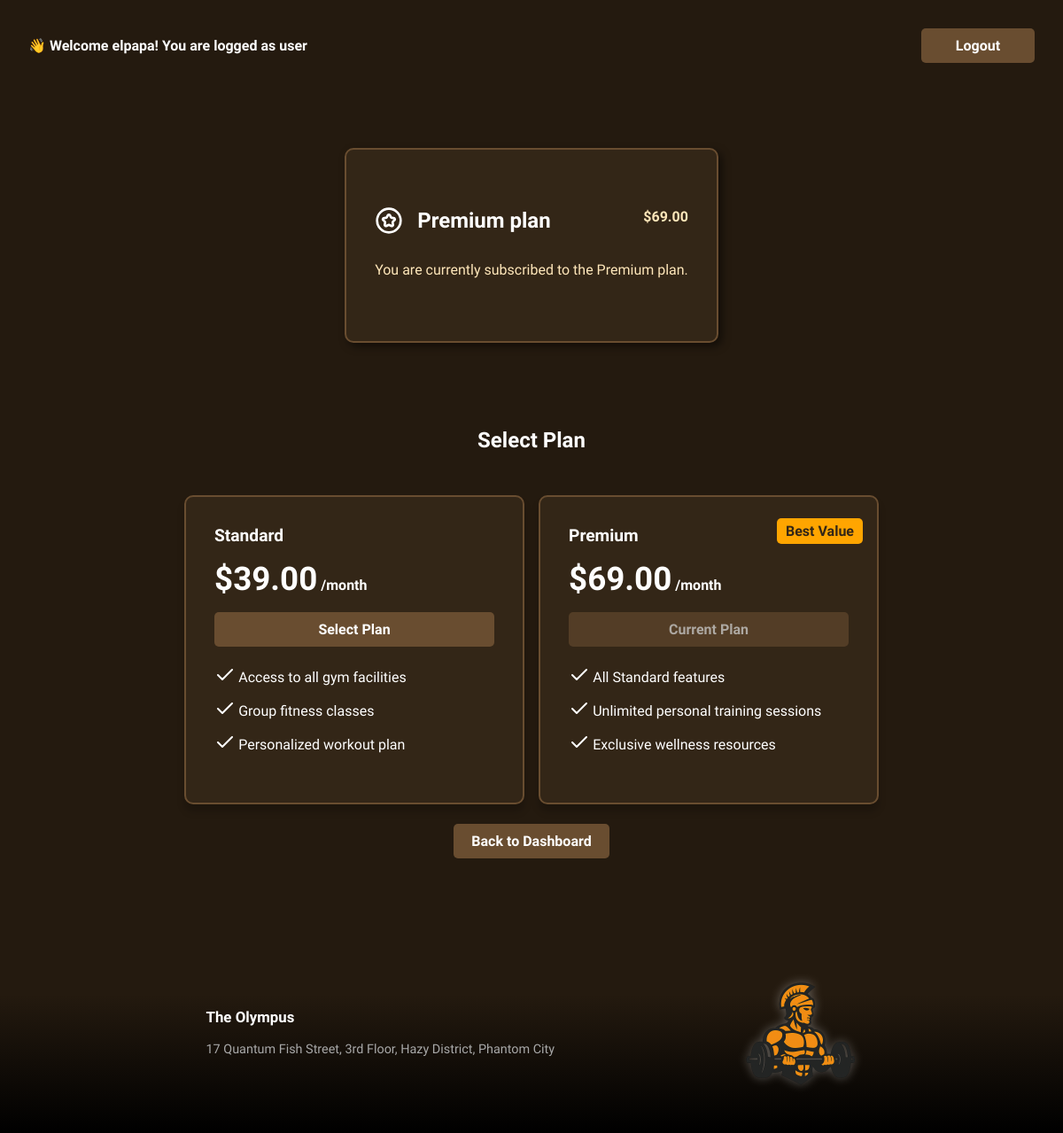
The app's page /change-plan/ (signed in) with its own data.
### the_olympus/models.py (models this page shows, shortened)
class Profile(AbstractUser):
    plan = models.ForeignKey('Plan', on_delete=models.CASCADE, null=True, blank=True)
    role = models.CharField(max_length=20, choices=[('user', 'User'), ('admin', 'Admin')], default='user')
    deleted_at = models.DateTimeField(null=True, blank=True)
    bank_account = models.CharField(max_length=30, null=False, blank=False)

class Plan(models.Model):
    name = models.CharField(max_length=20)
    price = models.DecimalField(max_digits=6, decimal_places=2)
    features = models.JSONField(default=list)
    is_premium = models.BooleanField(default=False)

### the_olympus/views.py (the view, shortened to what this page needs)
# urls.py: path('change-plan/', change_plan, name='change_plan'),
@login_required
def change_plan(request):
    plans = Plan.objects.all()
    context = {
        'plans': plans,
        'current_plan': request.user.plan
    }
    return render(request, 'the_olympus/change_plan.html', context)

### the_olympus/templates/the_olympus/change_plan.html (shortened to what this page needs)
{% extends "the_olympus/_base.html" %} {% load static %} {% block content %}
<main class="panel-container">
  <div class="cards-container" style="justify-content: center;">
    <section class="card card--plan">
      <header class="card__header">
        <h2 class="card__title">
          <span class="card__title-text">{{ user.plan.name }} plan</span>
          <span class="card__price">${{ user.plan.price }}</span>
        </h2>
      </header>
      <div class="card__body">
        <p class="card__info">
          You are currently subscribed to the {{ user.plan.name }} plan.
        </p>
      </div>
    </section>
  </div>
  <section class="plans" id="plans">
  <h2 class="section__title">Select Plan</h2>
  <div class="plans__plans-container">
    {% for plan in plans %}
    <div class="plans-container__plan-card">
      {% if plan.is_premium %}
      <span class="plan-card__badge">Best Value</span>
      {% endif %}
      <h3 class="plan-card__title">{{ plan.name }}</h3>
      <p class="plan-card__price">
        <span class="price__number">${{ plan.price }}</span> /month
      </p>
      <form method="post">
          {% if current_plan and plan.id == current_plan.id %}
          <button type="button" class="button button--secondary" disabled style="width: 100%; opacity: 0.6; cursor: not-allowed;">
              Current Plan
            </button>
            {% else %}
            <button type="submit" name="plan_id" value="{{ plan.id }}" class="button button--primary clickable" style="width: 100%;">
              Select Plan
            </button>
            {% endif %}
        </form>
      <ul class="plan-card__features">
        {% for plan_feature in plan.features %}
        <li class="plan-card__feature">
          <span><img src="{% static 'the_olympus/icons/check.svg' %}" /></span>
          <span>{{ plan_feature }}</span>
        </li>
        {% endfor %}
      </ul>
    </div>
    {% endfor %}
  </div>
  <div style="text-align: center; margin-top: 2rem;">
      <a href="{% url 'dashboard' %}" class="button button--secondary clickable">
        Back to Dashboard
      </a>
    </div>
</section>
</main>
{% endblock %}

### the_olympus/templates/the_olympus/_base.html (shortened to what this page needs)
{% load static %}
<!doctype html>
<html lang="en">
  <head>
    <link
      rel="stylesheet"
      href="{% static 'the_olympus/styles/styles.css' %}"
    />
  </head>
    {% if user.is_authenticated %}
    <nav class="user-header">
      <h1 class="user-header__message">
        👋 Welcome {{ user.username }}! You are logged as {{ user.role }}
      </h1>
      <form
        class="user-header__logout-form"
        method="post"
        action="{% url 'logout' %}"
      >
        <button class="button button--secondary">Logout</button>
      </form>
    </nav>
    {% endif %}
    {% block content %} {% endblock %}
    <footer class="footer">
      <div class="footer__info">
        <h3 class="footer__title">The Olympus</h3>
        <p class="footer__address">
          17 Quantum Fish Street, 3rd Floor, Hazy District, Phantom City
        </p>
      </div>
      <div class="footer__logo-container">
        <img
          class="footer__logo"
          src="{% static 'the_olympus/images/logo.png' %}"
          alt="The Olympus Logo"
        />
      </div>
    </footer>
  </body>
</html>

### the_olympus/static/the_olympus/styles/styles.css (style rules this page uses)
:root { --color-naranja: #ffa500; --color-fondo: #332617; --color-marron: #241a0f; --color-negro: #00000088; --color-gris: #a8a8a8; --color-borde: #694d30; --color-blanco: white; --color-verde: #abfac8; --color-azul: #a4bfec; --color-amarillo: #e9d481; --radio: 14px; --sombra: 0 8px 20px rgba(0, 0, 0, 0.05); --fuente: "Segoe UI", system-ui, sans-serif; }
html { scroll-behavior: smooth; }
* { margin: 0px; box-sizing: border-box; font-family: Lexend, sans-serif; }
.button { transition: all 100ms; font-size: inherit; background-color: #694d30; color: white; text-decoration: none; border: none; padding: 10px 20px; font-weight: bold; border-radius: 5px; cursor: pointer; min-width: 8rem; text-align: center; }
.section__title { margin-bottom: 3rem; text-align: center; font-size: 1.5rem; }
.hero__logo, .footer__logo { width: 100%; filter: drop-shadow(0 0 6px rgba(255, 255, 255, 0.3)); }
.plans, .features { padding: 4rem 2rem; text-align: center; }
.plans__plans-container, .features__features-container { display: flex; flex-wrap: wrap; justify-content: center; gap: 1rem; }
.plans-container__plan-card, .features-container__feature { text-align: left; background-color: #332617; border: 2px solid #694d30; padding: 2rem; border-radius: 10px; width: 100%; max-width: 24rem; position: relative; transition: all 100ms ease-in; box-shadow: 0 8px 8px rgba(0, 0, 0, 0.2); }
.plan-card__title { font-size: 1.2em; font-weight: bold; }
.plan-card__price { margin: 1rem 0; font-weight: 900; }
.price__number { font-size: 2.3rem; }
.plan-card__features { list-style: none; padding: 0; margin: 20px 0; }
.plan-card__feature { margin: 10px 0; display: flex; align-items: center; gap: 0.2rem; }
.plan-card__badge { position: absolute; top: 24px; right: 16px; background-color: #ffa500; color: #332617; padding: 5px 10px; font-weight: bold; border-radius: 5px; }
.footer { background-image: linear-gradient(to top, black 0%, #241a0f 70%); padding: 3rem 1.2rem; font-size: 0.9em; display: flex; justify-content: space-evenly; align-items: center; align-self: flex-end; }
.footer__info { max-width: 50%; }
.footer__title { margin-bottom: 1rem; }
.footer__address { color: #a8a8a8; line-height: 1.5; }
.footer__logo-container { width: 8rem; height: 8rem; max-width: 50%; }
.user-header { margin: 2rem min(3vw, 2rem) 2rem min(3vw, 2rem); display: flex; align-items: center; justify-content: space-between; }
.user-header__logout-form { display: inline-block; }
.user-header__message { font-size: 1rem; font-weight: bold; }
.cards-container { display: flex; align-items: center; gap: 2rem; margin: 2rem 0; }
.card { border: 2px solid #694d30; border-radius: 10px; box-shadow: 4px 4px 10px rgba(0, 0, 0, 0.5); max-width: 30rem; padding: 2rem; background: #332617; display: flex; flex-direction: column; }
.card--plan { padding: 4rem 2rem; }
.card__header { display: flex; gap: 1rem; align-items: center; margin-bottom: 1.5rem; }
.card__icon { flex-shrink: 0; }
.card__title { font-size: 1.2rem; font-weight: bold; width: 100%; display: flex; flex-direction: column; align-items: start; justify-content: space-between; gap: 0.5rem; }
.card__title-text { color: white; }
.card__price { font-size: 0.8rem; color: #ffe7ba; }
.card__body { line-height: 2; color: #ffe7ba; font-size: 0.8rem; flex: 1; }
.card__info { margin: 0; padding: 0; }
@media (min-width: 40rem) { .card__title { flex-direction: row; font-size: 1.5rem; } }
@media (min-width: 40rem) { .card__price { font-size: 1rem; } }
@media (min-width: 40rem) { .card__body { font-size: 1rem; } }
.panel-container { padding-block: 2rem; padding-inline: 10vw; }

### records on screen
Profile: username "elpapa", role "user", plan.name "Premium", plan.price "69.00"
Plan: name "Standard", price "39.00", {{ plan.id }} 1 (drawn), features "Access to all gym facilities" "Group fitness classes" "Personalized workout plan"
Plan: is_premium "Best Value", name "Premium", price "69.00", shows "Current Plan", features "All Standard features" "Unlimited personal training sessions" "Exclusive wellness resources"
